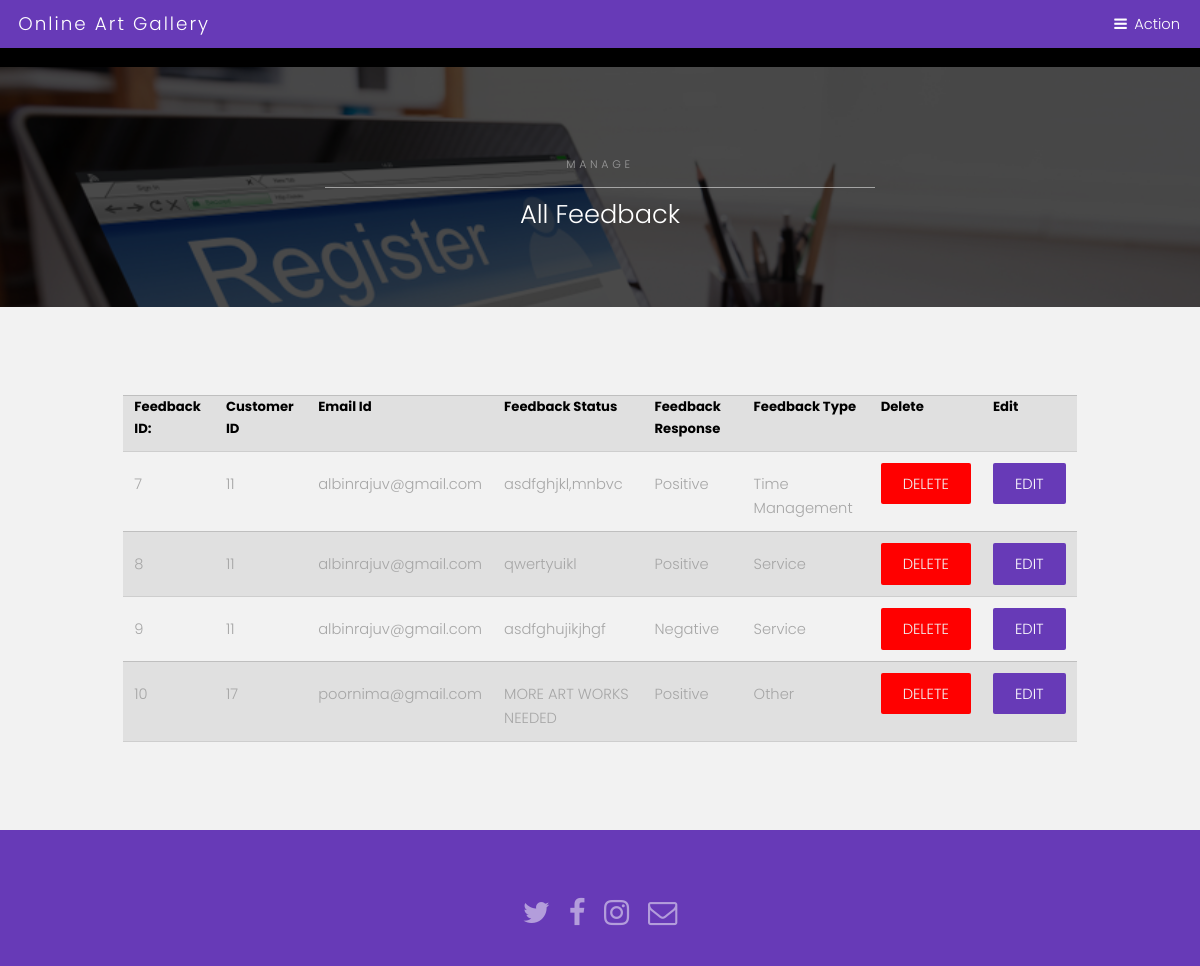
The app's page /admin/manage_feedback.php with its own data.
### tables this page shows
CREATE TABLE `feedback_info` (
  `feed_id` int(10) NOT NULL,
  `cust_id` int(10) NOT NULL,
  `email_id` varchar(50) NOT NULL,
  `Feed_Status` varchar(50) NOT NULL,
  `Feed_Response` varchar(50) NOT NULL,
  `Feed_type` varchar(50) NOT NULL
);

### admin/manage_feedback.php (the view)
<?php include("header/header.php"); ?>
<section id="One" class="wrapper style3">
   <div class="inner">
      <header class="align-center">
         <p>MANAGE</p>
         <h2>All Feedback</h2>
      </header>
   </div>
</section>
<section id="two" class="wrapper style2">
   <div class="content" style="overflow-x:auto">
      <?php
         $sql="select * from feedback_info";
         $run=mysqli_query($con,$sql);
         echo "<table class='container divform'>
         <tr>
         <th>Feedback ID:</th>
         <th>Customer ID</th>
         <th>Email Id</th>
         <th>Feedback Status</th>
         <th>Feedback Response</th>
         <th>Feedback Type</th>
         <th>Delete</th>
         <th>Edit</th>
         </tr>";
         while($result=mysqli_fetch_array($run))
         {
         	echo "<tr>
         	<td>$result[0]</td>
         <td>$result[1]</td>
         <td>$result[2]</td>
         <td>$result[3]</td>
         <td>$result[4]</td>
         <td>$result[5]</td>
         <td><a class='button special-red' href='delete_feedback.php?id=$result[0]' class='btn btn-danger'>delete</a></td>
         <td><a class='button special' href='modify_feedback.php?id=$result[0]' class='btn btn-danger'>Edit</a></td>
         	</tr>";
         }
         echo "</table>";
         ?>
   </div>
</section>
<?php include("../footer/footer.php"); ?>

### records on screen
feedback_info: feed_id "7", cust "11", email "albinrajuv@gmail.com", Feed_Status "asdfghjkl,mnbvc", Feed_Response "Positive", Feed_type "Time Management"
feedback_info: feed_id "8", cust "11", email "albinrajuv@gmail.com", Feed_Status "qwertyuikl", Feed_Response "Positive", Feed_type "Service"
feedback_info: feed_id "9", cust "11", email "albinrajuv@gmail.com", Feed_Status "asdfghujikjhgf", Feed_Response "Negative", Feed_type "Service"
feedback_info: feed_id "10", cust "17", email "poornima@gmail.com", Feed_Status "MORE ART WORKS NEEDED", Feed_Response "Positive", Feed_type "Other"
